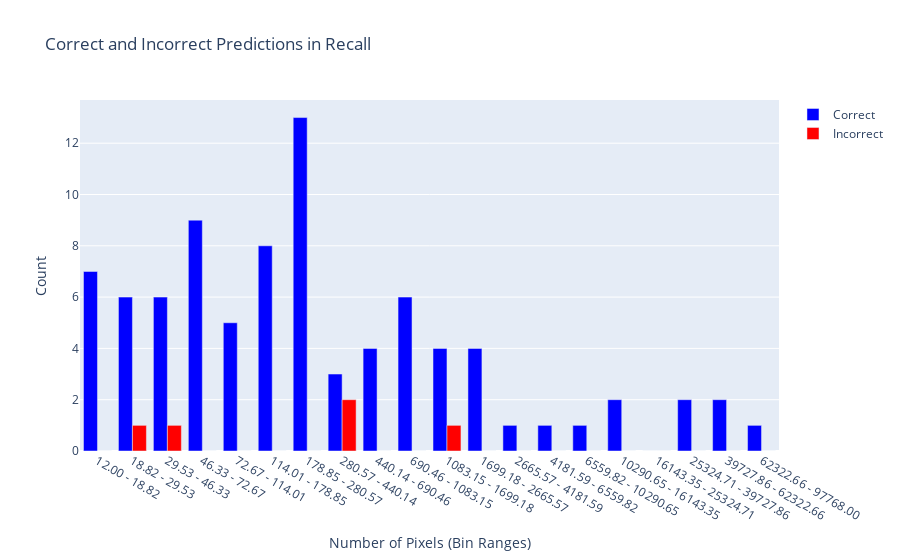

The cell this chart's notebook holds for it:
### Code cell
log_bins = np.geomspace(min(pixel_counts_recalls), max(pixel_counts_recalls), num=21)

# Correct predictions
correct_pixel_counts = [count for count, recall in zip(pixel_counts_recalls, recalls) if recall]

# Incorrect predictions
incorrect_pixel_counts = [count for count, recall in zip(pixel_counts_recalls, recalls) if not recall]

# Digitize/bucket the pixel counts into these bins for correct and incorrect predictions
correct_binned = np.digitize(correct_pixel_counts, bins=log_bins)
incorrect_binned = np.digitize(incorrect_pixel_counts, bins=log_bins)

# Count occurrences in each bin
correct_counts = [list(correct_binned).count(i) for i in range(1, len(log_bins))]
incorrect_counts = [list(incorrect_binned).count(i) for i in range(1, len(log_bins))]

# Create the bar graph with uniform width bars in log space
fig = go.Figure()

# Helper function to convert bins to strings for better labeling
def format_bins(bins):
    labels = []
    for i in range(len(bins)-1):
        labels.append(f"{bins[i]:.2f} - {bins[i+1]:.2f}")
    return labels

bin_labels = format_bins(log_bins)

# Add correct predictions bars
fig.add_trace(go.Bar(
    x=bin_labels,
    y=correct_counts,
    name='Correct',
    marker_color='Blue'
))

# Add incorrect predictions bars
fig.add_trace(go.Bar(
    x=bin_labels,
    y=incorrect_counts,
    name='Incorrect',
    marker_color='Red'
))

# Update the layout to display the bin ranges correctly
fig.update_layout(
    title='Correct and Incorrect Predictions in Recall',
    xaxis_title='Number of Pixels (Bin Ranges)',
    xaxis={'type':'category'},
    yaxis_title='Count',
    barmode='group'
)

fig.show()

accuracy = sum(recalls) / len(recalls)

print(f'Accuracy: {accuracy:.2f}')

### Figure 1 — Plotly figure (JSON) as saved in the notebook; plotly's stock layout.template omitted (floating-point values rounded to 4 significant figures)
{"data": [{"marker": {"color": "Blue"}, "name": "Correct", "type": "bar", "x": ["12.00 - 18.82", "18.82 - 29.53", "29.53 - 46.33", "46.33 - 72.67", "72.67 - 114.01", "114.01 - 178.85", "178.85 - 280.57", "280.57 - 440.14", "440.14 - 690.46", "690.46 - 1083.15", "1083.15 - 1699.18", "1699.18 - 2665.57", "2665.57 - 4181.59", "4181.59 - 6559.82", "6559.82 - 10290.65", "10290.65 - 16143.35", "16143.35 - 25324.71", "25324.71 - 39727.86", "39727.86 - 62322.66", "62322.66 - 97768.00"], "y": [7, 6, 6, 9, 5, 8, 13, 3, 4, 6, 4, 4, 1, 1, 1, 2, 0, 2, 2, 1]}, {"marker": {"color": "Red"}, "name": "Incorrect", "type": "bar", "x": ["12.00 - 18.82", "18.82 - 29.53", "29.53 - 46.33", "46.33 - 72.67", "72.67 - 114.01", "114.01 - 178.85", "178.85 - 280.57", "280.57 - 440.14", "440.14 - 690.46", "690.46 - 1083.15", "1083.15 - 1699.18", "1699.18 - 2665.57", "2665.57 - 4181.59", "4181.59 - 6559.82", "6559.82 - 10290.65", "10290.65 - 16143.35", "16143.35 - 25324.71", "25324.71 - 39727.86", "39727.86 - 62322.66", "62322.66 - 97768.00"], "y": [0, 1, 1, 0, 0, 0, 0, 2, 0, 0, 1, 0, 0, 0, 0, 0, 0, 0, 0, 0]}], "layout": {"barmode": "group", "title": {"text": "Correct and Incorrect Predictions in Recall"}, "xaxis": {"title": {"text": "Number of Pixels (Bin Ranges)"}, "type": "category"}, "yaxis": {"title": {"text": "Count"}}}}
